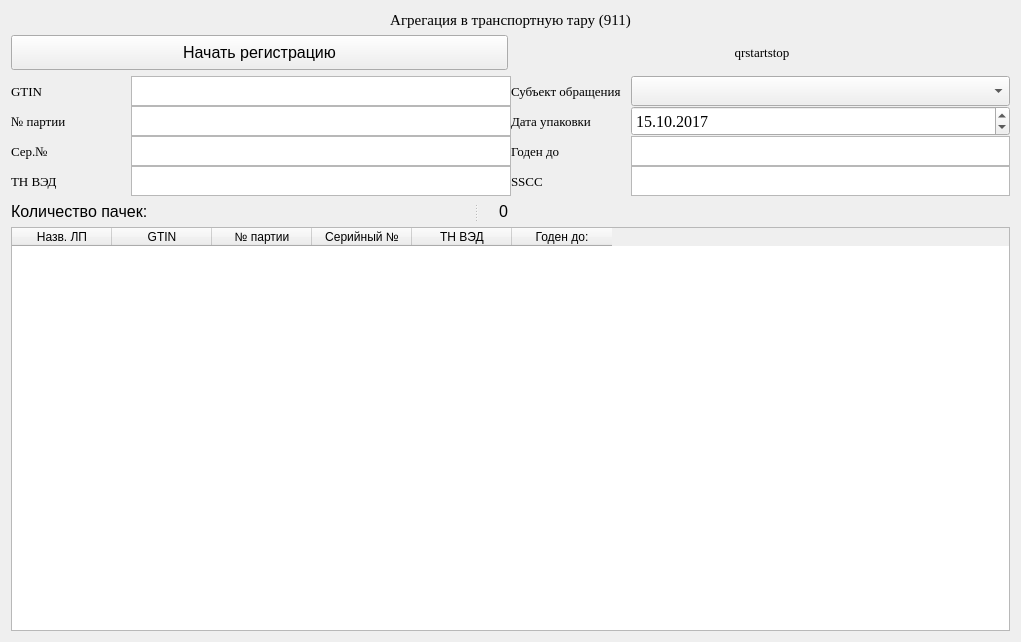
<?xml version="1.0" encoding="UTF-8"?>
<ui version="4.0">
 <class>UnitPackWidget911</class>
 <widget class="QWidget" name="UnitPackWidget911">
  <property name="geometry">
   <rect>
    <x>0</x>
    <y>0</y>
    <width>1021</width>
    <height>642</height>
   </rect>
  </property>
  <property name="windowTitle">
   <string>UnitPackWidget911</string>
  </property>
  <layout class="QGridLayout" name="gridLayout_4">
   <item row="0" column="0">
    <widget class="QLabel" name="AppendPageLabel">
     <property name="font">
      <font>
       <family>Times New Roman</family>
       <pointsize>11</pointsize>
      </font>
     </property>
     <property name="text">
      <string>Агрегация в транспортную тару (911)</string>
     </property>
     <property name="alignment">
      <set>Qt::AlignCenter</set>
     </property>
    </widget>
   </item>
   <item row="1" column="0">
    <layout class="QGridLayout" name="gridLayout_2">
     <item row="0" column="0">
      <widget class="QPushButton" name="RegistrationStartButton">
       <property name="minimumSize">
        <size>
         <width>0</width>
         <height>35</height>
        </size>
       </property>
       <property name="font">
        <font>
         <pointsize>12</pointsize>
        </font>
       </property>
       <property name="text">
        <string>Начать регистрацию</string>
       </property>
      </widget>
     </item>
     <item row="0" column="1">
      <widget class="QLabel" name="qrstartstop">
       <property name="font">
        <font>
         <family>Times New Roman</family>
         <pointsize>10</pointsize>
        </font>
       </property>
       <property name="text">
        <string>qrstartstop</string>
       </property>
       <property name="alignment">
        <set>Qt::AlignCenter</set>
       </property>
      </widget>
     </item>
    </layout>
   </item>
   <item row="2" column="0">
    <layout class="QGridLayout" name="gridLayout">
     <property name="spacing">
      <number>0</number>
     </property>
     <item row="3" column="3" colspan="2">
      <widget class="QTextEdit" name="SSCCValue">
       <property name="sizePolicy">
        <sizepolicy hsizetype="Expanding" vsizetype="Minimum">
         <horstretch>0</horstretch>
         <verstretch>0</verstretch>
        </sizepolicy>
       </property>
       <property name="minimumSize">
        <size>
         <width>0</width>
         <height>30</height>
        </size>
       </property>
       <property name="maximumSize">
        <size>
         <width>2000</width>
         <height>30</height>
        </size>
       </property>
       <property name="font">
        <font>
         <pointsize>8</pointsize>
        </font>
       </property>
       <property name="readOnly">
        <bool>true</bool>
       </property>
       <property name="html">
        <string>&lt;!DOCTYPE HTML PUBLIC &quot;-//W3C//DTD HTML 4.0//EN&quot; &quot;http://www.w3.org/TR/REC-html40/strict.dtd&quot;&gt;
&lt;html&gt;&lt;head&gt;&lt;meta name=&quot;qrichtext&quot; content=&quot;1&quot; /&gt;&lt;style type=&quot;text/css&quot;&gt;
p, li { white-space: pre-wrap; }
&lt;/style&gt;&lt;/head&gt;&lt;body style=&quot; font-family:'MS Shell Dlg 2'; font-size:8pt; font-weight:400; font-style:normal;&quot;&gt;
&lt;p style=&quot;-qt-paragraph-type:empty; margin-top:0px; margin-bottom:0px; margin-left:0px; margin-right:0px; -qt-block-indent:0; text-indent:0px; font-size:10pt;&quot;&gt;&lt;br /&gt;&lt;/p&gt;&lt;/body&gt;&lt;/html&gt;</string>
       </property>
      </widget>
     </item>
     <item row="3" column="2">
      <widget class="QLabel" name="SSCCLabel">
       <property name="sizePolicy">
        <sizepolicy hsizetype="Minimum" vsizetype="Minimum">
         <horstretch>0</horstretch>
         <verstretch>0</verstretch>
        </sizepolicy>
       </property>
       <property name="minimumSize">
        <size>
         <width>120</width>
         <height>30</height>
        </size>
       </property>
       <property name="maximumSize">
        <size>
         <width>60</width>
         <height>30</height>
        </size>
       </property>
       <property name="font">
        <font>
         <family>Times New Roman</family>
         <pointsize>10</pointsize>
        </font>
       </property>
       <property name="text">
        <string>SSCC</string>
       </property>
       <property name="alignment">
        <set>Qt::AlignLeading|Qt::AlignLeft|Qt::AlignVCenter</set>
       </property>
      </widget>
     </item>
     <item row="0" column="2" colspan="2">
      <widget class="QLabel" name="otpravit">
       <property name="sizePolicy">
        <sizepolicy hsizetype="Maximum" vsizetype="Minimum">
         <horstretch>0</horstretch>
         <verstretch>0</verstretch>
        </sizepolicy>
       </property>
       <property name="minimumSize">
        <size>
         <width>120</width>
         <height>0</height>
        </size>
       </property>
       <property name="font">
        <font>
         <family>Times New Roman</family>
         <pointsize>10</pointsize>
        </font>
       </property>
       <property name="text">
        <string>Субъект обращения</string>
       </property>
       <property name="alignment">
        <set>Qt::AlignLeading|Qt::AlignLeft|Qt::AlignVCenter</set>
       </property>
      </widget>
     </item>
     <item row="0" column="4">
      <widget class="QComboBox" name="senderID">
       <property name="sizePolicy">
        <sizepolicy hsizetype="Expanding" vsizetype="Minimum">
         <horstretch>0</horstretch>
         <verstretch>0</verstretch>
        </sizepolicy>
       </property>
       <property name="minimumSize">
        <size>
         <width>0</width>
         <height>30</height>
        </size>
       </property>
       <property name="font">
        <font>
         <pointsize>12</pointsize>
        </font>
       </property>
      </widget>
     </item>
     <item row="2" column="1">
      <widget class="QTextEdit" name="serialNumberAgregationValue">
       <property name="sizePolicy">
        <sizepolicy hsizetype="Expanding" vsizetype="Minimum">
         <horstretch>0</horstretch>
         <verstretch>0</verstretch>
        </sizepolicy>
       </property>
       <property name="minimumSize">
        <size>
         <width>130</width>
         <height>30</height>
        </size>
       </property>
       <property name="maximumSize">
        <size>
         <width>2000</width>
         <height>30</height>
        </size>
       </property>
       <property name="font">
        <font>
         <pointsize>8</pointsize>
        </font>
       </property>
       <property name="readOnly">
        <bool>true</bool>
       </property>
       <property name="html">
        <string>&lt;!DOCTYPE HTML PUBLIC &quot;-//W3C//DTD HTML 4.0//EN&quot; &quot;http://www.w3.org/TR/REC-html40/strict.dtd&quot;&gt;
&lt;html&gt;&lt;head&gt;&lt;meta name=&quot;qrichtext&quot; content=&quot;1&quot; /&gt;&lt;style type=&quot;text/css&quot;&gt;
p, li { white-space: pre-wrap; }
&lt;/style&gt;&lt;/head&gt;&lt;body style=&quot; font-family:'MS Shell Dlg 2'; font-size:8pt; font-weight:400; font-style:normal;&quot;&gt;
&lt;p style=&quot;-qt-paragraph-type:empty; margin-top:0px; margin-bottom:0px; margin-left:0px; margin-right:0px; -qt-block-indent:0; text-indent:0px; font-size:10pt;&quot;&gt;&lt;br /&gt;&lt;/p&gt;&lt;/body&gt;&lt;/html&gt;</string>
       </property>
      </widget>
     </item>
     <item row="1" column="4">
      <widget class="QDateTimeEdit" name="operationDate">
       <property name="sizePolicy">
        <sizepolicy hsizetype="Expanding" vsizetype="Minimum">
         <horstretch>0</horstretch>
         <verstretch>0</verstretch>
        </sizepolicy>
       </property>
       <property name="minimumSize">
        <size>
         <width>0</width>
         <height>30</height>
        </size>
       </property>
       <property name="maximumSize">
        <size>
         <width>2000</width>
         <height>30</height>
        </size>
       </property>
       <property name="font">
        <font>
         <family>Times New Roman</family>
         <pointsize>12</pointsize>
        </font>
       </property>
       <property name="date">
        <date>
         <year>2017</year>
         <month>10</month>
         <day>15</day>
        </date>
       </property>
       <property name="maximumDate">
        <date>
         <year>2099</year>
         <month>1</month>
         <day>1</day>
        </date>
       </property>
       <property name="minimumDate">
        <date>
         <year>2010</year>
         <month>1</month>
         <day>1</day>
        </date>
       </property>
       <property name="displayFormat">
        <string>dd.MM.yyyy</string>
       </property>
      </widget>
     </item>
     <item row="3" column="0">
      <widget class="QLabel" name="TNVEDabelAgregation">
       <property name="sizePolicy">
        <sizepolicy hsizetype="Minimum" vsizetype="Minimum">
         <horstretch>0</horstretch>
         <verstretch>0</verstretch>
        </sizepolicy>
       </property>
       <property name="minimumSize">
        <size>
         <width>120</width>
         <height>30</height>
        </size>
       </property>
       <property name="maximumSize">
        <size>
         <width>50</width>
         <height>30</height>
        </size>
       </property>
       <property name="font">
        <font>
         <family>Times New Roman</family>
         <pointsize>10</pointsize>
        </font>
       </property>
       <property name="text">
        <string>ТН ВЭД</string>
       </property>
       <property name="alignment">
        <set>Qt::AlignLeading|Qt::AlignLeft|Qt::AlignVCenter</set>
       </property>
      </widget>
     </item>
     <item row="2" column="2">
      <widget class="QLabel" name="productlifeimeLabelAgregation">
       <property name="sizePolicy">
        <sizepolicy hsizetype="Minimum" vsizetype="Minimum">
         <horstretch>0</horstretch>
         <verstretch>0</verstretch>
        </sizepolicy>
       </property>
       <property name="minimumSize">
        <size>
         <width>120</width>
         <height>30</height>
        </size>
       </property>
       <property name="maximumSize">
        <size>
         <width>60</width>
         <height>30</height>
        </size>
       </property>
       <property name="font">
        <font>
         <family>Times New Roman</family>
         <pointsize>10</pointsize>
        </font>
       </property>
       <property name="text">
        <string>Годен до</string>
       </property>
       <property name="alignment">
        <set>Qt::AlignLeading|Qt::AlignLeft|Qt::AlignVCenter</set>
       </property>
      </widget>
     </item>
     <item row="3" column="1">
      <widget class="QTextEdit" name="TNVEDValueAgregation">
       <property name="sizePolicy">
        <sizepolicy hsizetype="Expanding" vsizetype="Minimum">
         <horstretch>0</horstretch>
         <verstretch>0</verstretch>
        </sizepolicy>
       </property>
       <property name="minimumSize">
        <size>
         <width>130</width>
         <height>30</height>
        </size>
       </property>
       <property name="maximumSize">
        <size>
         <width>2000</width>
         <height>30</height>
        </size>
       </property>
       <property name="font">
        <font>
         <pointsize>8</pointsize>
        </font>
       </property>
       <property name="readOnly">
        <bool>true</bool>
       </property>
       <property name="html">
        <string>&lt;!DOCTYPE HTML PUBLIC &quot;-//W3C//DTD HTML 4.0//EN&quot; &quot;http://www.w3.org/TR/REC-html40/strict.dtd&quot;&gt;
&lt;html&gt;&lt;head&gt;&lt;meta name=&quot;qrichtext&quot; content=&quot;1&quot; /&gt;&lt;style type=&quot;text/css&quot;&gt;
p, li { white-space: pre-wrap; }
&lt;/style&gt;&lt;/head&gt;&lt;body style=&quot; font-family:'MS Shell Dlg 2'; font-size:8pt; font-weight:400; font-style:normal;&quot;&gt;
&lt;p style=&quot;-qt-paragraph-type:empty; margin-top:0px; margin-bottom:0px; margin-left:0px; margin-right:0px; -qt-block-indent:0; text-indent:0px; font-size:10pt;&quot;&gt;&lt;br /&gt;&lt;/p&gt;&lt;/body&gt;&lt;/html&gt;</string>
       </property>
      </widget>
     </item>
     <item row="0" column="0">
      <widget class="QLabel" name="GTINLabelAgregation">
       <property name="sizePolicy">
        <sizepolicy hsizetype="Minimum" vsizetype="Minimum">
         <horstretch>0</horstretch>
         <verstretch>0</verstretch>
        </sizepolicy>
       </property>
       <property name="minimumSize">
        <size>
         <width>120</width>
         <height>30</height>
        </size>
       </property>
       <property name="maximumSize">
        <size>
         <width>50</width>
         <height>30</height>
        </size>
       </property>
       <property name="font">
        <font>
         <family>Times New Roman</family>
         <pointsize>10</pointsize>
        </font>
       </property>
       <property name="text">
        <string>GTIN</string>
       </property>
       <property name="alignment">
        <set>Qt::AlignLeading|Qt::AlignLeft|Qt::AlignVCenter</set>
       </property>
      </widget>
     </item>
     <item row="2" column="3" colspan="2">
      <widget class="QTextEdit" name="expirationdateAgregation">
       <property name="sizePolicy">
        <sizepolicy hsizetype="Expanding" vsizetype="Minimum">
         <horstretch>0</horstretch>
         <verstretch>0</verstretch>
        </sizepolicy>
       </property>
       <property name="minimumSize">
        <size>
         <width>0</width>
         <height>30</height>
        </size>
       </property>
       <property name="maximumSize">
        <size>
         <width>2000</width>
         <height>30</height>
        </size>
       </property>
       <property name="font">
        <font>
         <pointsize>8</pointsize>
        </font>
       </property>
       <property name="readOnly">
        <bool>true</bool>
       </property>
       <property name="html">
        <string>&lt;!DOCTYPE HTML PUBLIC &quot;-//W3C//DTD HTML 4.0//EN&quot; &quot;http://www.w3.org/TR/REC-html40/strict.dtd&quot;&gt;
&lt;html&gt;&lt;head&gt;&lt;meta name=&quot;qrichtext&quot; content=&quot;1&quot; /&gt;&lt;style type=&quot;text/css&quot;&gt;
p, li { white-space: pre-wrap; }
&lt;/style&gt;&lt;/head&gt;&lt;body style=&quot; font-family:'MS Shell Dlg 2'; font-size:8pt; font-weight:400; font-style:normal;&quot;&gt;
&lt;p style=&quot;-qt-paragraph-type:empty; margin-top:0px; margin-bottom:0px; margin-left:0px; margin-right:0px; -qt-block-indent:0; text-indent:0px; font-size:10pt;&quot;&gt;&lt;br /&gt;&lt;/p&gt;&lt;/body&gt;&lt;/html&gt;</string>
       </property>
      </widget>
     </item>
     <item row="1" column="2" colspan="2">
      <widget class="QLabel" name="dataotgruzki">
       <property name="sizePolicy">
        <sizepolicy hsizetype="Maximum" vsizetype="Minimum">
         <horstretch>0</horstretch>
         <verstretch>0</verstretch>
        </sizepolicy>
       </property>
       <property name="minimumSize">
        <size>
         <width>120</width>
         <height>0</height>
        </size>
       </property>
       <property name="font">
        <font>
         <family>Times New Roman</family>
         <pointsize>10</pointsize>
        </font>
       </property>
       <property name="text">
        <string>Дата упаковки</string>
       </property>
       <property name="alignment">
        <set>Qt::AlignLeading|Qt::AlignLeft|Qt::AlignVCenter</set>
       </property>
      </widget>
     </item>
     <item row="1" column="1">
      <widget class="QTextEdit" name="batchnumberTextAgregation">
       <property name="sizePolicy">
        <sizepolicy hsizetype="Expanding" vsizetype="Minimum">
         <horstretch>0</horstretch>
         <verstretch>0</verstretch>
        </sizepolicy>
       </property>
       <property name="minimumSize">
        <size>
         <width>130</width>
         <height>30</height>
        </size>
       </property>
       <property name="maximumSize">
        <size>
         <width>2000</width>
         <height>30</height>
        </size>
       </property>
       <property name="font">
        <font>
         <pointsize>8</pointsize>
        </font>
       </property>
       <property name="readOnly">
        <bool>true</bool>
       </property>
       <property name="html">
        <string>&lt;!DOCTYPE HTML PUBLIC &quot;-//W3C//DTD HTML 4.0//EN&quot; &quot;http://www.w3.org/TR/REC-html40/strict.dtd&quot;&gt;
&lt;html&gt;&lt;head&gt;&lt;meta name=&quot;qrichtext&quot; content=&quot;1&quot; /&gt;&lt;style type=&quot;text/css&quot;&gt;
p, li { white-space: pre-wrap; }
&lt;/style&gt;&lt;/head&gt;&lt;body style=&quot; font-family:'MS Shell Dlg 2'; font-size:8pt; font-weight:400; font-style:normal;&quot;&gt;
&lt;p style=&quot;-qt-paragraph-type:empty; margin-top:0px; margin-bottom:0px; margin-left:0px; margin-right:0px; -qt-block-indent:0; text-indent:0px; font-size:10pt;&quot;&gt;&lt;br /&gt;&lt;/p&gt;&lt;/body&gt;&lt;/html&gt;</string>
       </property>
      </widget>
     </item>
     <item row="0" column="1">
      <widget class="QTextEdit" name="GTINTextAgregation">
       <property name="sizePolicy">
        <sizepolicy hsizetype="Expanding" vsizetype="Minimum">
         <horstretch>0</horstretch>
         <verstretch>0</verstretch>
        </sizepolicy>
       </property>
       <property name="minimumSize">
        <size>
         <width>130</width>
         <height>30</height>
        </size>
       </property>
       <property name="maximumSize">
        <size>
         <width>2000</width>
         <height>30</height>
        </size>
       </property>
       <property name="font">
        <font>
         <pointsize>8</pointsize>
        </font>
       </property>
       <property name="readOnly">
        <bool>true</bool>
       </property>
       <property name="html">
        <string>&lt;!DOCTYPE HTML PUBLIC &quot;-//W3C//DTD HTML 4.0//EN&quot; &quot;http://www.w3.org/TR/REC-html40/strict.dtd&quot;&gt;
&lt;html&gt;&lt;head&gt;&lt;meta name=&quot;qrichtext&quot; content=&quot;1&quot; /&gt;&lt;style type=&quot;text/css&quot;&gt;
p, li { white-space: pre-wrap; }
&lt;/style&gt;&lt;/head&gt;&lt;body style=&quot; font-family:'MS Shell Dlg 2'; font-size:8pt; font-weight:400; font-style:normal;&quot;&gt;
&lt;p style=&quot;-qt-paragraph-type:empty; margin-top:0px; margin-bottom:0px; margin-left:0px; margin-right:0px; -qt-block-indent:0; text-indent:0px; font-size:10pt;&quot;&gt;&lt;br /&gt;&lt;/p&gt;&lt;/body&gt;&lt;/html&gt;</string>
       </property>
      </widget>
     </item>
     <item row="2" column="0">
      <widget class="QLabel" name="serialNumberAgregationLabel">
       <property name="sizePolicy">
        <sizepolicy hsizetype="Minimum" vsizetype="Minimum">
         <horstretch>0</horstretch>
         <verstretch>0</verstretch>
        </sizepolicy>
       </property>
       <property name="minimumSize">
        <size>
         <width>120</width>
         <height>30</height>
        </size>
       </property>
       <property name="maximumSize">
        <size>
         <width>50</width>
         <height>30</height>
        </size>
       </property>
       <property name="font">
        <font>
         <family>Times New Roman</family>
         <pointsize>10</pointsize>
        </font>
       </property>
       <property name="text">
        <string>Сер.№</string>
       </property>
       <property name="alignment">
        <set>Qt::AlignLeading|Qt::AlignLeft|Qt::AlignVCenter</set>
       </property>
      </widget>
     </item>
     <item row="1" column="0">
      <widget class="QLabel" name="batchnumberAgregation">
       <property name="sizePolicy">
        <sizepolicy hsizetype="Minimum" vsizetype="Minimum">
         <horstretch>0</horstretch>
         <verstretch>0</verstretch>
        </sizepolicy>
       </property>
       <property name="minimumSize">
        <size>
         <width>120</width>
         <height>30</height>
        </size>
       </property>
       <property name="maximumSize">
        <size>
         <width>50</width>
         <height>30</height>
        </size>
       </property>
       <property name="font">
        <font>
         <family>Times New Roman</family>
         <pointsize>10</pointsize>
        </font>
       </property>
       <property name="text">
        <string>№ партии</string>
       </property>
       <property name="alignment">
        <set>Qt::AlignLeading|Qt::AlignLeft|Qt::AlignVCenter</set>
       </property>
      </widget>
     </item>
    </layout>
   </item>
   <item row="3" column="0">
    <layout class="QGridLayout" name="gridLayout_3">
     <item row="0" column="0">
      <widget class="QSplitter" name="splitter">
       <property name="font">
        <font>
         <pointsize>12</pointsize>
        </font>
       </property>
       <property name="orientation">
        <enum>Qt::Horizontal</enum>
       </property>
       <widget class="QLabel" name="countMedicamentLabel">
        <property name="sizePolicy">
         <sizepolicy hsizetype="Maximum" vsizetype="Preferred">
          <horstretch>0</horstretch>
          <verstretch>0</verstretch>
         </sizepolicy>
        </property>
        <property name="font">
         <font>
          <pointsize>12</pointsize>
         </font>
        </property>
        <property name="text">
         <string>Количество пачек:</string>
        </property>
       </widget>
       <widget class="QLabel" name="countMedicamentValue">
        <property name="font">
         <font>
          <pointsize>12</pointsize>
         </font>
        </property>
        <property name="text">
         <string>0</string>
        </property>
        <property name="alignment">
         <set>Qt::AlignRight|Qt::AlignTrailing|Qt::AlignVCenter</set>
        </property>
       </widget>
      </widget>
     </item>
     <item row="0" column="1">
      <widget class="QLabel" name="errorLabel">
       <property name="sizePolicy">
        <sizepolicy hsizetype="Expanding" vsizetype="Preferred">
         <horstretch>0</horstretch>
         <verstretch>0</verstretch>
        </sizepolicy>
       </property>
       <property name="font">
        <font>
         <pointsize>12</pointsize>
        </font>
       </property>
       <property name="text">
        <string/>
       </property>
      </widget>
     </item>
    </layout>
   </item>
   <item row="4" column="0">
    <widget class="QTableWidget" name="MedicamentsTable">
     <property name="columnCount">
      <number>6</number>
     </property>
     <attribute name="horizontalHeaderStretchLastSection">
      <bool>false</bool>
     </attribute>
     <attribute name="verticalHeaderVisible">
      <bool>false</bool>
     </attribute>
     <column>
      <property name="text">
       <string>Назв. ЛП</string>
      </property>
     </column>
     <column>
      <property name="text">
       <string>GTIN</string>
      </property>
     </column>
     <column>
      <property name="text">
       <string>№ партии</string>
      </property>
     </column>
     <column>
      <property name="text">
       <string>Серийный №</string>
      </property>
     </column>
     <column>
      <property name="text">
       <string>ТН ВЭД</string>
      </property>
     </column>
     <column>
      <property name="text">
       <string>Годен до:</string>
      </property>
     </column>
    </widget>
   </item>
  </layout>
 </widget>
 <layoutdefault spacing="6" margin="11"/>
 <resources/>
 <connections/>
</ui>
